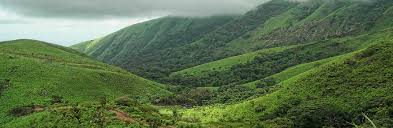
#> input picture nature.jpg, 393 x 128 px
$ python imread.py
#> lines starting #> are read from the running program, lines starting #| are printed output that depends on the picture
import cv2

image = cv2.imread('nature.jpg',cv2.IMREAD_COLOR)
#> image is the input picture: shape (128, 393, 3); mean B, G, R 78.4, 113, 91.9

image1 = cv2.imread('nature.jpg',cv2.IMREAD_GRAYSCALE)
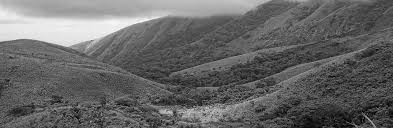
#> image1: shape (128, 393); min 0, max 255, mean 102.7
width = 500
height = 300

dsize = (width, height)
output = cv2.resize(image, dsize)
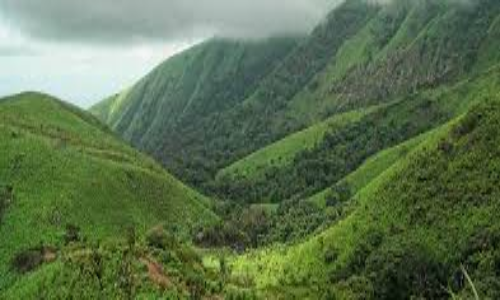
#> output: shape (300, 500, 3); mean B, G, R 78.3, 112.9, 91.7

cv2.imshow("window",output)
cv2.waitKey(0)

$ run again, with sample.jpg copied over nature.jpg
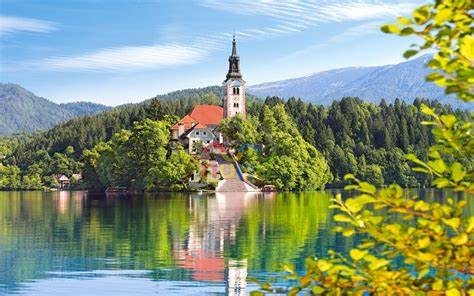
#> input picture sample.jpg, 474 x 296 px
#> image is the input picture: shape (296, 474, 3); mean B, G, R 126.4, 151.8, 135.7
#> `image1 = cv2.imread('nature.jpg',cv2.IMREAD_GRAYSCALE)`:
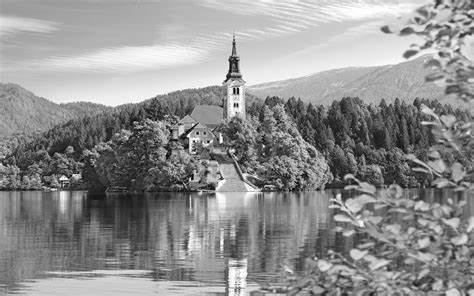
#> image1: shape (296, 474); min 0, max 255, mean 144.1
#> `output = cv2.resize(image, dsize)`:
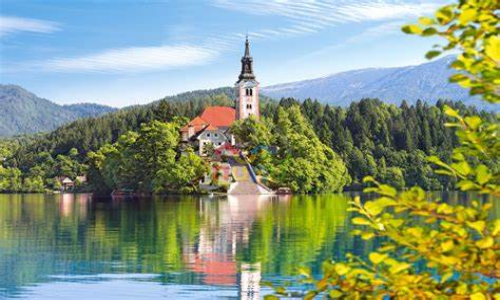
#> output: shape (300, 500, 3); mean B, G, R 126.3, 151.7, 135.6
